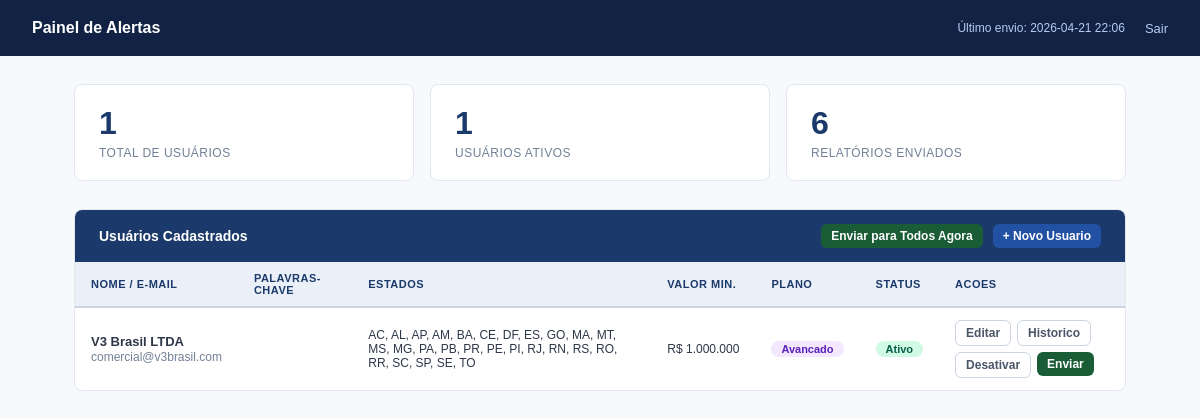
/ (signed in), run on the app's committed database.
### tables this page shows
CREATE TABLE envios (
            id              INTEGER PRIMARY KEY AUTOINCREMENT,
            usuario_id      INTEGER NOT NULL,
            enviado_em      TEXT NOT NULL DEFAULT (datetime('now')),
            qtd_licitacoes  INTEGER NOT NULL DEFAULT 0,
            qtd_contratos   INTEGER NOT NULL DEFAULT 0,
            status          TEXT NOT NULL DEFAULT 'sucesso',
            erro            TEXT,
            FOREIGN KEY (usuario_id) REFERENCES usuarios(id)
        );

CREATE TABLE usuarios (
            id          INTEGER PRIMARY KEY AUTOINCREMENT,
            nome        TEXT NOT NULL,
            email       TEXT NOT NULL UNIQUE,
            palavras    TEXT NOT NULL DEFAULT '',
            estados     TEXT NOT NULL DEFAULT '',
            valor_min   REAL NOT NULL DEFAULT 1000000,
            plano       TEXT NOT NULL DEFAULT 'basico',
            ativo       INTEGER NOT NULL DEFAULT 1,
            criado_em   TEXT NOT NULL DEFAULT (datetime('now'))
        );

### app.py (the view)
@app.route("/")
@login_required
def index():
    conn = get_db()
    usuarios = conn.execute(
        "SELECT * FROM usuarios ORDER BY criado_em DESC"
    ).fetchall()
    ultimo_envio = conn.execute(
        "SELECT enviado_em FROM envios ORDER BY enviado_em DESC LIMIT 1"
    ).fetchone()
    total_envios = conn.execute("SELECT COUNT(*) FROM envios").fetchone()[0]
    ativos = conn.execute("SELECT COUNT(*) FROM usuarios WHERE ativo=1").fetchone()[0]
    conn.close()
    return render_template("index.html",
        usuarios=usuarios,
        ultimo_envio=ultimo_envio,
        total_envios=total_envios,
        ativos=ativos
    )

### app.py (called while the page is built)
def get_db():
    conn = sqlite3.connect(DB_PATH)
    conn.row_factory = sqlite3.Row
    return conn

def login_required(f):
    from functools import wraps
    @wraps(f)
    def decorated(*args, **kwargs):
        if not session.get("logado"):
            return redirect(url_for("login"))
        return f(*args, **kwargs)
    return decorated

### templates/index.html (shortened to what this page needs)
<!DOCTYPE html>
<html lang="pt-BR">
<head>
</head>
<body>
<div class="topbar">
  <h1>Painel de Alertas</h1>
  <div style="display:flex;gap:20px;align-items:center;">
    <span style="color:#B8CCF0;font-size:12px;">
      {% if ultimo_envio %}Último envio: {{ ultimo_envio[0][:16].replace('T',' ') }}{% else %}Nenhum envio ainda{% endif %}
    </span>
    <a href="/logout">Sair</a>
  </div>
</div>
<div class="container">
  <div class="stats">
    <div class="stat">
      <div class="stat-num">{{ usuarios|length }}</div>
      <div class="stat-label">Total de usuários</div>
    </div>
    <div class="stat">
      <div class="stat-num">{{ ativos }}</div>
      <div class="stat-label">Usuários ativos</div>
    </div>
    <div class="stat">
      <div class="stat-num">{{ total_envios }}</div>
      <div class="stat-label">Relatórios enviados</div>
    </div>
  </div>
  <div class="card">
    <div class="card-header">
      <h2>Usuários Cadastrados</h2>
      <div class="header-actions">
        <form method="POST" action="/disparar-todos" style="display:inline;" onsubmit="return confirm('Enviar relatório para TODOS os usuários ativos agora?')">
          <button type="submit" class="btn btn-success btn-sm">Enviar para Todos Agora</button>
        </form>
        <a href="/usuario/novo" class="btn btn-primary btn-sm">+ Novo Usuario</a>
      </div>
    </div>
    {% if usuarios %}
    <table>
      <thead>
        <tr>
          <th>Nome / E-mail</th>
          <th>Palavras-chave</th>
          <th>Estados</th>
          <th>Valor Min.</th>
          <th>Plano</th>
          <th>Status</th>
          <th>Acoes</th>
        </tr>
      </thead>
      <tbody>
        {% for u in usuarios %}
        <tr>
          <td>
            <strong>{{ u.nome }}</strong><br>
            <span style="color:#718096;font-size:12px;">{{ u.email }}</span>
          </td>
          <td style="max-width:180px;word-break:break-word;font-size:12px;color:#4A5568;">
          </td>
          <td style="font-size:12px;">{{ u.estados.replace(',', ', ') if u.estados else 'Todos' }}</td>
          <td style="font-size:12px;white-space:nowrap;">
            R$ {{ "{:,.0f}".format(u.valor_min).replace(",",".") }}
          </td>
          <td>
            <span class="badge badge-{{ u.plano }}">{{ u.plano.capitalize() }}</span>
          </td>
          <td>
            <span class="badge badge-{{ 'ativo' if u.ativo else 'inativo' }}">
              {{ 'Ativo' if u.ativo else 'Inativo' }}
            </span>
          </td>
          <td>
            <div class="acoes">
              <a href="/usuario/{{ u.id }}/editar" class="btn btn-outline btn-sm">Editar</a>
              <a href="/usuario/{{ u.id }}/historico" class="btn btn-outline btn-sm">Historico</a>
              <form method="POST" action="/usuario/{{ u.id }}/toggle" style="display:inline;">
                <button type="submit" class="btn btn-outline btn-sm">{{ 'Desativar' if u.ativo else 'Ativar' }}</button>
              </form>
              <form method="POST" action="/usuario/{{ u.id }}/disparar" style="display:inline;" onsubmit="return confirm('Enviar relatório para {{ u.email }} agora?')">
                <button type="submit" class="btn btn-success btn-sm">Enviar</button>
              </form>
            </div>
          </td>
        </tr>
        {% endfor %}
      </tbody>
    </table>
    {% else %}
    <div class="empty">Nenhum usuário cadastrado ainda. <a href="/usuario/novo">Cadastrar o primeiro</a>.</div>
    {% endif %}
  </div>
</div>
</body>
</html>

### templates/index.html (style rules this page uses)
* { box-sizing: border-box; margin: 0; padding: 0; }
body { font-family: Arial, sans-serif; background: #F7F9FC; color: #2D3748; }
.topbar { background: #112244; padding: 0 32px; display: flex; align-items: center; justify-content: space-between; height: 56px; }
.topbar h1 { color: #fff; font-size: 16px; font-weight: bold; }
.topbar a { color: #B8CCF0; font-size: 13px; text-decoration: none; }
.container { max-width: 1100px; margin: 0 auto; padding: 28px 24px; }
.stats { display: grid; grid-template-columns: repeat(3, 1fr); gap: 16px; margin-bottom: 28px; }
.stat { background: #fff; border-radius: 8px; padding: 20px 24px; border: 1px solid #E2E8F0; }
.stat-num { font-size: 32px; font-weight: bold; color: #1B3A6B; }
.stat-label { font-size: 12px; color: #718096; margin-top: 4px; text-transform: uppercase; letter-spacing: 0.5px; }
.card { background: #fff; border-radius: 8px; border: 1px solid #E2E8F0; overflow: hidden; margin-bottom: 24px; }
.card-header { background: #1B3A6B; color: #fff; padding: 14px 24px; display: flex; justify-content: space-between; align-items: center; }
.card-header h2 { font-size: 14px; font-weight: bold; }
.btn { display: inline-block; padding: 8px 16px; border-radius: 6px; font-size: 13px; font-weight: bold; cursor: pointer; text-decoration: none; border: none; }
.btn-primary { background: #2251A3; color: #fff; }
.btn-success { background: #1A5C36; color: #fff; }
.btn-sm { font-size: 12px; padding: 5px 10px; }
.btn-outline { background: transparent; border: 1px solid #CBD5E0; color: #4A5568; }
table { width: 100%; border-collapse: collapse; }
th { background: #EBF0F8; color: #1B3A6B; font-size: 11px; text-transform: uppercase; letter-spacing: 0.5px; padding: 10px 16px; text-align: left; border-bottom: 2px solid #CBD5E0; }
td { padding: 12px 16px; font-size: 13px; border-bottom: 1px solid #F0F4F8; vertical-align: middle; }
tr:last-child td { border-bottom: none; }
.badge { display: inline-block; padding: 2px 10px; border-radius: 10px; font-size: 11px; font-weight: bold; }
.badge-ativo { background: #D1FAE5; color: #065F46; }
.badge-avancado { background: #F3E8FF; color: #5B21B6; }
.acoes { display: flex; gap: 6px; flex-wrap: wrap; }
.header-actions { display: flex; gap: 10px; align-items: center; }

### data on the page
envios: enviado_em "2026-04-21 22:06"
usuarios: nome "V3 Brasil LTDA", email "comercial@v3brasil.com", estados "AC, AL, AP, AM, BA, CE, DF, ES, GO, MA, MT, MS, MG, PA, PB, PR, PE, PI, RJ, RN, RS, RO, RR, SC, SP, SE, TO", valor_min "1.000.000", plano "Avancado", ativo "Ativo", ativo "Desativar"

### other printed values
{{ usuarios|length }} "1"
{{ ativos }} "1"
{{ total_envios }} "6"
